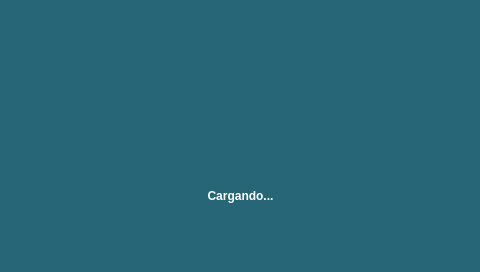
<?xml version="1.0" encoding="UTF-8"?>
<ui version="4.0">
 <class>Form</class>
 <widget class="QWidget" name="Form">
  <property name="geometry">
   <rect>
    <x>0</x>
    <y>0</y>
    <width>480</width>
    <height>272</height>
   </rect>
  </property>
  <property name="windowTitle">
   <string>Form</string>
  </property>
  <property name="styleSheet">
   <string notr="true"/>
  </property>
  <widget class="QLabel" name="LabelInfo">
   <property name="geometry">
    <rect>
     <x>120</x>
     <y>150</y>
     <width>241</width>
     <height>91</height>
    </rect>
   </property>
   <property name="styleSheet">
    <string notr="true">font: 16px &quot;Poppins&quot;;
background-color: transparent;
color: white;
font-weight: 500;
</string>
   </property>
   <property name="text">
    <string>Cargando...</string>
   </property>
   <property name="alignment">
    <set>Qt::AlignCenter</set>
   </property>
  </widget>
  <widget class="QLabel" name="label">
   <property name="geometry">
    <rect>
     <x>0</x>
     <y>0</y>
     <width>480</width>
     <height>281</height>
    </rect>
   </property>
   <property name="styleSheet">
    <string notr="true">background-color: #266676;</string>
   </property>
   <property name="text">
    <string/>
   </property>
  </widget>
  <widget class="QLabel" name="satelliteLbl">
   <property name="geometry">
    <rect>
     <x>200</x>
     <y>70</y>
     <width>81</width>
     <height>81</height>
    </rect>
   </property>
   <property name="text">
    <string/>
   </property>
  </widget>
  <zorder>label</zorder>
  <zorder>LabelInfo</zorder>
  <zorder>satelliteLbl</zorder>
 </widget>
 <resources/>
 <connections/>
</ui>
